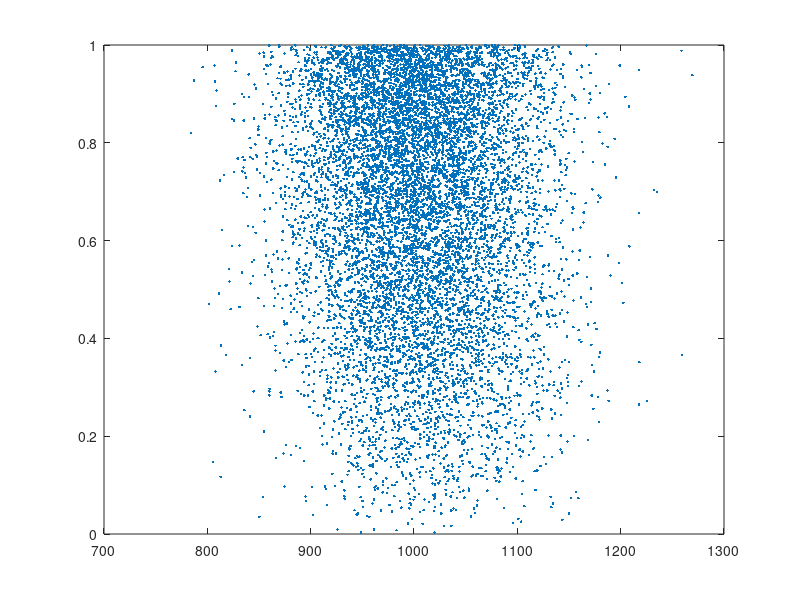
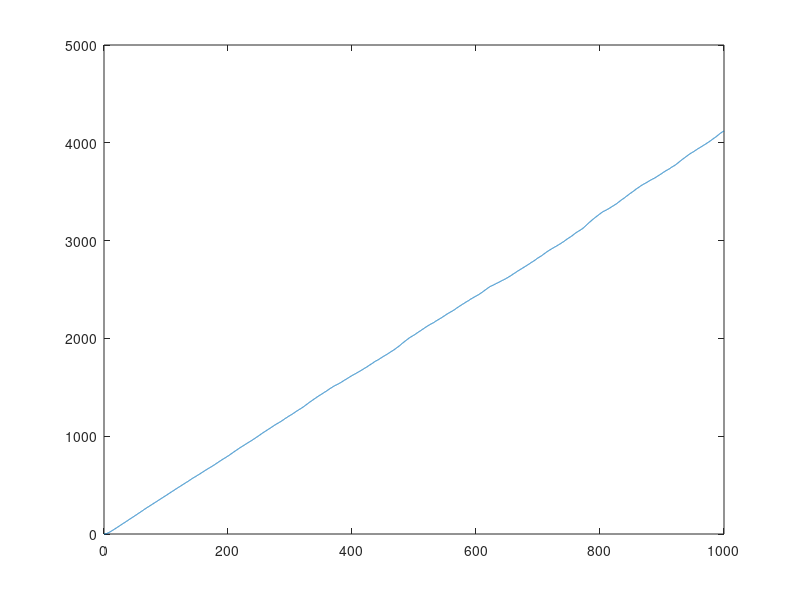

Here is the MATLAB script that generated these plots, in order:
%rw_taylor

clear
clc
close all

%diffusion coefficient, mean velocity adn radius
D=0.01;
v=1;
a=1;

%timestep
dt=0.1;
N=1e4;

%initial condition
z=zeros(1,N);
x=zeros(1,N);
y=linspace(0,a,N);
r=sqrt(x.^2+y.^2);

Nsteps=1e4;

time=[];
for jj=1:Nsteps
    
   
    %update particle locations via random walk
  
    vel=zeros(size(x)); %all particles outside the tube have zero velocity
    apple=find(r<a);
    vel(apple)=2*v*(1-(r(apple)/a).^2);
    
    
    
    z=z+vel*dt+sqrt(2*D*dt)*randn(size(z));
    
    %It is really hard to write a proper equation to update the radial
    %location, but recognizing that r^2=x^2+y^2 we can di the following 
    %- note this will be much easier for the problem in your homework so 
    %please do not wory about it just yet:
    
    x=x+sqrt(2*D*dt)*randn(size(x));
    y=y+sqrt(2*D*dt)*randn(size(x));
    r=sqrt(x.^2+y.^2);
    
    %Note the 4 in the radial jump - it is correct and I will explain
    
    %reflect particles that exit the domain - i.e. whose radius is bigger
    %than a
    apple=find(r>a);
    r(apple)=2*a-r(apple);
    x(apple)=1/sqrt(2)*r(apple);
   y(apple)=1/sqrt(2)*r(apple);
    r=sqrt(x.^2+y.^2);
    
    if mod(jj,100)==0
        jj
        plot(z,r,'.')
        pause(0.01)
    end
    
    m1(jj)=1/N*sum(z);
    m2(jj)=1/N*sum(z.^2);
    time(jj)=jj*dt;
end

kappa=m2-m1.^2;
figure(2)
plot(time,kappa)
